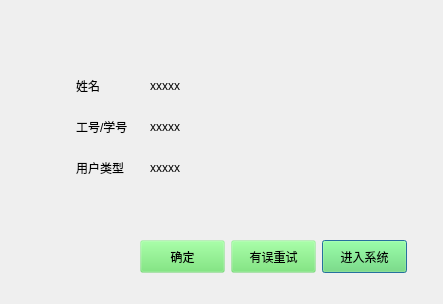
<?xml version="1.0" encoding="UTF-8"?>
<ui version="4.0">
 <class>id_info_win</class>
 <widget class="QDialog" name="id_info_win">
  <property name="geometry">
   <rect>
    <x>0</x>
    <y>0</y>
    <width>443</width>
    <height>304</height>
   </rect>
  </property>
  <property name="windowTitle">
   <string>Dialog</string>
  </property>
  <property name="styleSheet">
   <string notr="true"/>
  </property>
  <widget class="QPushButton" name="b_login">
   <property name="geometry">
    <rect>
     <x>322</x>
     <y>240</y>
     <width>85</width>
     <height>33</height>
    </rect>
   </property>
   <property name="styleSheet">
    <string notr="true">QPushButton{
                   background-color:rgba(100,225,100,30);//背景色（也可以设置图片）
                   border-style:outset;                  //边框样式（inset/outset）
                   border-width:4px;                     //边框宽度像素
                   border-radius:10px;                  //边框圆角半径像素
                   border-color:rgba(255,255,255,30);    //边框颜色
                   font:bold 10px;                      //字体，字体大小
                   color:rgba(0,0,0,100);                //字体颜色
                   padding:6px;                         //填衬
                   }
                   //鼠标按下样式
                   QPushButton:pressed{
                   background-color:rgba(100,255,100,200);
                   border-color:rgba(255,255,255,30);
                   border-style:inset;
                   color:rgba(0,0,0,100);
                   }
                   //鼠标悬停样式
                   QPushButton:hover{
                   background-color:rgba(100,255,100,100);
                   border-color:rgba(255,255,255,200);
                   color:rgba(0,0,0,200);
                   }</string>
   </property>
   <property name="text">
    <string>进入系统</string>
   </property>
  </widget>
  <widget class="QPushButton" name="b_wrong">
   <property name="geometry">
    <rect>
     <x>231</x>
     <y>240</y>
     <width>85</width>
     <height>33</height>
    </rect>
   </property>
   <property name="styleSheet">
    <string notr="true">QPushButton{
                   background-color:rgba(100,225,100,30);//背景色（也可以设置图片）
                   border-style:outset;                  //边框样式（inset/outset）
                   border-width:4px;                     //边框宽度像素
                   border-radius:10px;                  //边框圆角半径像素
                   border-color:rgba(255,255,255,30);    //边框颜色
                   font:bold 10px;                      //字体，字体大小
                   color:rgba(0,0,0,100);                //字体颜色
                   padding:6px;                         //填衬
                   }
                   //鼠标按下样式
                   QPushButton:pressed{
                   background-color:rgba(100,255,100,200);
                   border-color:rgba(255,255,255,30);
                   border-style:inset;
                   color:rgba(0,0,0,100);
                   }
                   //鼠标悬停样式
                   QPushButton:hover{
                   background-color:rgba(100,255,100,100);
                   border-color:rgba(255,255,255,200);
                   color:rgba(0,0,0,200);
                   }</string>
   </property>
   <property name="text">
    <string>有误重试</string>
   </property>
  </widget>
  <widget class="QPushButton" name="b_ok">
   <property name="geometry">
    <rect>
     <x>140</x>
     <y>240</y>
     <width>85</width>
     <height>33</height>
    </rect>
   </property>
   <property name="styleSheet">
    <string notr="true">QPushButton{
                   background-color:rgba(100,225,100,30);//背景色（也可以设置图片）
                   border-style:outset;                  //边框样式（inset/outset）
                   border-width:4px;                     //边框宽度像素
                   border-radius:10px;                  //边框圆角半径像素
                   border-color:rgba(255,255,255,30);    //边框颜色
                   font:bold 10px;                      //字体，字体大小
                   color:rgba(0,0,0,100);                //字体颜色
                   padding:6px;                         //填衬
                   }
                   //鼠标按下样式
                   QPushButton:pressed{
                   background-color:rgba(100,255,100,200);
                   border-color:rgba(255,255,255,30);
                   border-style:inset;
                   color:rgba(0,0,0,100);
                   }
                   //鼠标悬停样式
                   QPushButton:hover{
                   background-color:rgba(100,255,100,100);
                   border-color:rgba(255,255,255,200);
                   color:rgba(0,0,0,200);
                   }</string>
   </property>
   <property name="text">
    <string>确定</string>
   </property>
  </widget>
  <widget class="QLabel" name="l_name">
   <property name="geometry">
    <rect>
     <x>76</x>
     <y>68</y>
     <width>66</width>
     <height>35</height>
    </rect>
   </property>
   <property name="text">
    <string>姓名</string>
   </property>
  </widget>
  <widget class="QLabel" name="user_type">
   <property name="geometry">
    <rect>
     <x>150</x>
     <y>150</y>
     <width>223</width>
     <height>35</height>
    </rect>
   </property>
   <property name="text">
    <string>xxxxx</string>
   </property>
  </widget>
  <widget class="QLabel" name="user_name">
   <property name="geometry">
    <rect>
     <x>150</x>
     <y>68</y>
     <width>223</width>
     <height>35</height>
    </rect>
   </property>
   <property name="text">
    <string>xxxxx</string>
   </property>
  </widget>
  <widget class="QLabel" name="user_id">
   <property name="geometry">
    <rect>
     <x>150</x>
     <y>109</y>
     <width>223</width>
     <height>35</height>
    </rect>
   </property>
   <property name="text">
    <string>xxxxx</string>
   </property>
  </widget>
  <widget class="QLabel" name="l_id">
   <property name="geometry">
    <rect>
     <x>76</x>
     <y>109</y>
     <width>66</width>
     <height>35</height>
    </rect>
   </property>
   <property name="text">
    <string>工号/学号</string>
   </property>
  </widget>
  <widget class="QLabel" name="l_type">
   <property name="geometry">
    <rect>
     <x>76</x>
     <y>150</y>
     <width>66</width>
     <height>35</height>
    </rect>
   </property>
   <property name="text">
    <string>用户类型</string>
   </property>
  </widget>
 </widget>
 <resources/>
 <connections/>
</ui>
